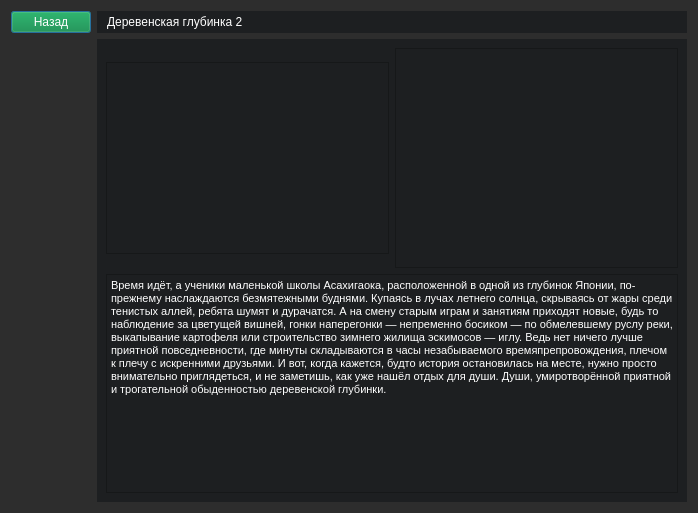
<?xml version="1.0" encoding="UTF-8"?>
<ui version="4.0">
 <class>Dialog</class>
 <widget class="QDialog" name="Dialog">
  <property name="geometry">
   <rect>
    <x>0</x>
    <y>0</y>
    <width>698</width>
    <height>513</height>
   </rect>
  </property>
  <property name="palette">
   <palette>
    <active>
     <colorrole role="WindowText">
      <brush brushstyle="SolidPattern">
       <color alpha="255">
        <red>255</red>
        <green>255</green>
        <blue>255</blue>
       </color>
      </brush>
     </colorrole>
     <colorrole role="Button">
      <brush brushstyle="SolidPattern">
       <color alpha="255">
        <red>45</red>
        <green>45</green>
        <blue>45</blue>
       </color>
      </brush>
     </colorrole>
     <colorrole role="Light">
      <brush brushstyle="SolidPattern">
       <color alpha="255">
        <red>45</red>
        <green>45</green>
        <blue>45</blue>
       </color>
      </brush>
     </colorrole>
     <colorrole role="Midlight">
      <brush brushstyle="SolidPattern">
       <color alpha="255">
        <red>45</red>
        <green>45</green>
        <blue>45</blue>
       </color>
      </brush>
     </colorrole>
     <colorrole role="Dark">
      <brush brushstyle="SolidPattern">
       <color alpha="255">
        <red>45</red>
        <green>45</green>
        <blue>45</blue>
       </color>
      </brush>
     </colorrole>
     <colorrole role="Mid">
      <brush brushstyle="SolidPattern">
       <color alpha="255">
        <red>45</red>
        <green>45</green>
        <blue>45</blue>
       </color>
      </brush>
     </colorrole>
     <colorrole role="Text">
      <brush brushstyle="SolidPattern">
       <color alpha="255">
        <red>255</red>
        <green>255</green>
        <blue>255</blue>
       </color>
      </brush>
     </colorrole>
     <colorrole role="ButtonText">
      <brush brushstyle="SolidPattern">
       <color alpha="255">
        <red>255</red>
        <green>255</green>
        <blue>255</blue>
       </color>
      </brush>
     </colorrole>
     <colorrole role="Base">
      <brush brushstyle="SolidPattern">
       <color alpha="255">
        <red>45</red>
        <green>45</green>
        <blue>45</blue>
       </color>
      </brush>
     </colorrole>
     <colorrole role="Window">
      <brush brushstyle="SolidPattern">
       <color alpha="255">
        <red>45</red>
        <green>45</green>
        <blue>45</blue>
       </color>
      </brush>
     </colorrole>
     <colorrole role="Shadow">
      <brush brushstyle="SolidPattern">
       <color alpha="255">
        <red>45</red>
        <green>45</green>
        <blue>45</blue>
       </color>
      </brush>
     </colorrole>
     <colorrole role="Highlight">
      <brush brushstyle="SolidPattern">
       <color alpha="255">
        <red>0</red>
        <green>133</green>
        <blue>62</blue>
       </color>
      </brush>
     </colorrole>
     <colorrole role="AlternateBase">
      <brush brushstyle="SolidPattern">
       <color alpha="255">
        <red>45</red>
        <green>45</green>
        <blue>45</blue>
       </color>
      </brush>
     </colorrole>
     <colorrole role="ToolTipBase">
      <brush brushstyle="SolidPattern">
       <color alpha="255">
        <red>45</red>
        <green>45</green>
        <blue>45</blue>
       </color>
      </brush>
     </colorrole>
     <colorrole role="ToolTipText">
      <brush brushstyle="SolidPattern">
       <color alpha="255">
        <red>236</red>
        <green>240</green>
        <blue>241</blue>
       </color>
      </brush>
     </colorrole>
     <colorrole role="PlaceholderText">
      <brush brushstyle="SolidPattern">
       <color alpha="128">
        <red>199</red>
        <green>203</green>
        <blue>203</blue>
       </color>
      </brush>
     </colorrole>
    </active>
    <inactive>
     <colorrole role="WindowText">
      <brush brushstyle="SolidPattern">
       <color alpha="255">
        <red>255</red>
        <green>255</green>
        <blue>255</blue>
       </color>
      </brush>
     </colorrole>
     <colorrole role="Button">
      <brush brushstyle="SolidPattern">
       <color alpha="255">
        <red>45</red>
        <green>45</green>
        <blue>45</blue>
       </color>
      </brush>
     </colorrole>
     <colorrole role="Light">
      <brush brushstyle="SolidPattern">
       <color alpha="255">
        <red>45</red>
        <green>45</green>
        <blue>45</blue>
       </color>
      </brush>
     </colorrole>
     <colorrole role="Midlight">
      <brush brushstyle="SolidPattern">
       <color alpha="255">
        <red>45</red>
        <green>45</green>
        <blue>45</blue>
       </color>
      </brush>
     </colorrole>
     <colorrole role="Dark">
      <brush brushstyle="SolidPattern">
       <color alpha="255">
        <red>45</red>
        <green>45</green>
        <blue>45</blue>
       </color>
      </brush>
     </colorrole>
     <colorrole role="Mid">
      <brush brushstyle="SolidPattern">
       <color alpha="255">
        <red>45</red>
        <green>45</green>
        <blue>45</blue>
       </color>
      </brush>
     </colorrole>
     <colorrole role="Text">
      <brush brushstyle="SolidPattern">
       <color alpha="255">
        <red>255</red>
        <green>255</green>
        <blue>255</blue>
       </color>
      </brush>
     </colorrole>
     <colorrole role="ButtonText">
      <brush brushstyle="SolidPattern">
       <color alpha="255">
        <red>255</red>
        <green>255</green>
        <blue>255</blue>
       </color>
      </brush>
     </colorrole>
     <colorrole role="Base">
      <brush brushstyle="SolidPattern">
       <color alpha="255">
        <red>45</red>
        <green>45</green>
        <blue>45</blue>
       </color>
      </brush>
     </colorrole>
     <colorrole role="Window">
      <brush brushstyle="SolidPattern">
       <color alpha="255">
        <red>45</red>
        <green>45</green>
        <blue>45</blue>
       </color>
      </brush>
     </colorrole>
     <colorrole role="Shadow">
      <brush brushstyle="SolidPattern">
       <color alpha="255">
        <red>45</red>
        <green>45</green>
        <blue>45</blue>
       </color>
      </brush>
     </colorrole>
     <colorrole role="Highlight">
      <brush brushstyle="SolidPattern">
       <color alpha="255">
        <red>0</red>
        <green>133</green>
        <blue>62</blue>
       </color>
      </brush>
     </colorrole>
     <colorrole role="AlternateBase">
      <brush brushstyle="SolidPattern">
       <color alpha="255">
        <red>45</red>
        <green>45</green>
        <blue>45</blue>
       </color>
      </brush>
     </colorrole>
     <colorrole role="ToolTipBase">
      <brush brushstyle="SolidPattern">
       <color alpha="255">
        <red>45</red>
        <green>45</green>
        <blue>45</blue>
       </color>
      </brush>
     </colorrole>
     <colorrole role="ToolTipText">
      <brush brushstyle="SolidPattern">
       <color alpha="255">
        <red>236</red>
        <green>240</green>
        <blue>241</blue>
       </color>
      </brush>
     </colorrole>
     <colorrole role="PlaceholderText">
      <brush brushstyle="SolidPattern">
       <color alpha="128">
        <red>199</red>
        <green>203</green>
        <blue>203</blue>
       </color>
      </brush>
     </colorrole>
    </inactive>
    <disabled>
     <colorrole role="WindowText">
      <brush brushstyle="SolidPattern">
       <color alpha="255">
        <red>255</red>
        <green>255</green>
        <blue>255</blue>
       </color>
      </brush>
     </colorrole>
     <colorrole role="Button">
      <brush brushstyle="SolidPattern">
       <color alpha="255">
        <red>45</red>
        <green>45</green>
        <blue>45</blue>
       </color>
      </brush>
     </colorrole>
     <colorrole role="Light">
      <brush brushstyle="SolidPattern">
       <color alpha="255">
        <red>45</red>
        <green>45</green>
        <blue>45</blue>
       </color>
      </brush>
     </colorrole>
     <colorrole role="Midlight">
      <brush brushstyle="SolidPattern">
       <color alpha="255">
        <red>45</red>
        <green>45</green>
        <blue>45</blue>
       </color>
      </brush>
     </colorrole>
     <colorrole role="Dark">
      <brush brushstyle="SolidPattern">
       <color alpha="255">
        <red>45</red>
        <green>45</green>
        <blue>45</blue>
       </color>
      </brush>
     </colorrole>
     <colorrole role="Mid">
      <brush brushstyle="SolidPattern">
       <color alpha="255">
        <red>45</red>
        <green>45</green>
        <blue>45</blue>
       </color>
      </brush>
     </colorrole>
     <colorrole role="Text">
      <brush brushstyle="SolidPattern">
       <color alpha="255">
        <red>255</red>
        <green>255</green>
        <blue>255</blue>
       </color>
      </brush>
     </colorrole>
     <colorrole role="ButtonText">
      <brush brushstyle="SolidPattern">
       <color alpha="255">
        <red>255</red>
        <green>255</green>
        <blue>255</blue>
       </color>
      </brush>
     </colorrole>
     <colorrole role="Base">
      <brush brushstyle="SolidPattern">
       <color alpha="255">
        <red>45</red>
        <green>45</green>
        <blue>45</blue>
       </color>
      </brush>
     </colorrole>
     <colorrole role="Window">
      <brush brushstyle="SolidPattern">
       <color alpha="255">
        <red>45</red>
        <green>45</green>
        <blue>45</blue>
       </color>
      </brush>
     </colorrole>
     <colorrole role="Shadow">
      <brush brushstyle="SolidPattern">
       <color alpha="255">
        <red>45</red>
        <green>45</green>
        <blue>45</blue>
       </color>
      </brush>
     </colorrole>
     <colorrole role="Highlight">
      <brush brushstyle="SolidPattern">
       <color alpha="255">
        <red>0</red>
        <green>120</green>
        <blue>215</blue>
       </color>
      </brush>
     </colorrole>
     <colorrole role="AlternateBase">
      <brush brushstyle="SolidPattern">
       <color alpha="255">
        <red>45</red>
        <green>45</green>
        <blue>45</blue>
       </color>
      </brush>
     </colorrole>
     <colorrole role="ToolTipBase">
      <brush brushstyle="SolidPattern">
       <color alpha="255">
        <red>45</red>
        <green>45</green>
        <blue>45</blue>
       </color>
      </brush>
     </colorrole>
     <colorrole role="ToolTipText">
      <brush brushstyle="SolidPattern">
       <color alpha="255">
        <red>236</red>
        <green>240</green>
        <blue>241</blue>
       </color>
      </brush>
     </colorrole>
     <colorrole role="PlaceholderText">
      <brush brushstyle="SolidPattern">
       <color alpha="128">
        <red>199</red>
        <green>203</green>
        <blue>203</blue>
       </color>
      </brush>
     </colorrole>
    </disabled>
   </palette>
  </property>
  <property name="windowTitle">
   <string>Dialog</string>
  </property>
  <property name="styleSheet">
   <string notr="true">color: rgb(255, 255, 255);
background-color: rgb(45, 45, 45);</string>
  </property>
  <layout class="QGridLayout" name="gridLayout">
   <item row="1" column="1">
    <widget class="QWidget" name="widget_2" native="true">
     <property name="sizePolicy">
      <sizepolicy hsizetype="Minimum" vsizetype="Minimum">
       <horstretch>0</horstretch>
       <verstretch>0</verstretch>
      </sizepolicy>
     </property>
     <property name="styleSheet">
      <string notr="true">background-color: rgb(29, 31, 33);</string>
     </property>
     <layout class="QGridLayout" name="gridLayout_2">
      <item row="0" column="2">
       <widget class="QTextBrowser" name="textBrowser_2"/>
      </item>
      <item row="0" column="1">
       <widget class="QGraphicsView" name="graphicsView">
        <property name="sizePolicy">
         <sizepolicy hsizetype="Expanding" vsizetype="Fixed">
          <horstretch>0</horstretch>
          <verstretch>0</verstretch>
         </sizepolicy>
        </property>
        <property name="layoutDirection">
         <enum>Qt::LeftToRight</enum>
        </property>
       </widget>
      </item>
      <item row="1" column="1" colspan="2">
       <widget class="QTextBrowser" name="textBrowser">
        <property name="html">
         <string>&lt;!DOCTYPE HTML PUBLIC &quot;-//W3C//DTD HTML 4.0//EN&quot; &quot;http://www.w3.org/TR/REC-html40/strict.dtd&quot;&gt;
&lt;html&gt;&lt;head&gt;&lt;meta name=&quot;qrichtext&quot; content=&quot;1&quot; /&gt;&lt;style type=&quot;text/css&quot;&gt;
p, li { white-space: pre-wrap; }
&lt;/style&gt;&lt;/head&gt;&lt;body style=&quot; font-family:'MS Shell Dlg 2'; font-size:7.8pt; font-weight:400; font-style:normal;&quot;&gt;
&lt;p style=&quot; margin-top:0px; margin-bottom:0px; margin-left:0px; margin-right:0px; -qt-block-indent:0; text-indent:0px;&quot;&gt;&lt;span style=&quot; font-size:8pt;&quot;&gt;Время идёт, а ученики маленькой школы Асахигаока, расположенной в одной из глубинок Японии, по-прежнему наслаждаются безмятежными буднями. Купаясь в лучах летнего солнца, скрываясь от жары среди тенистых аллей, ребята шумят и дурачатся. А на смену старым играм и занятиям приходят новые, будь то наблюдение за цветущей вишней, гонки наперегонки — непременно босиком — по обмелевшему руслу реки, выкапывание картофеля или строительство зимнего жилища эскимосов — иглу. Ведь нет ничего лучше приятной повседневности, где минуты складываются в часы незабываемого времяпрепровождения, плечом к плечу с искренними друзьями. И вот, когда кажется, будто история остановилась на месте, нужно просто внимательно приглядеться, и не заметишь, как уже нашёл отдых для души. Души, умиротворённой приятной и трогательной обыденностью деревенской глубинки.&lt;/span&gt;&lt;/p&gt;&lt;/body&gt;&lt;/html&gt;</string>
        </property>
       </widget>
      </item>
     </layout>
    </widget>
   </item>
   <item row="0" column="0">
    <widget class="QPushButton" name="btn_main">
     <property name="sizePolicy">
      <sizepolicy hsizetype="Fixed" vsizetype="Maximum">
       <horstretch>0</horstretch>
       <verstretch>0</verstretch>
      </sizepolicy>
     </property>
     <property name="styleSheet">
      <string notr="true">background-color: rgb(0, 133, 52);
color: rgb(255, 255, 255);</string>
     </property>
     <property name="text">
      <string>Назад</string>
     </property>
    </widget>
   </item>
   <item row="0" column="1">
    <widget class="QWidget" name="widget" native="true">
     <property name="styleSheet">
      <string notr="true">background-color: rgb(29, 31, 33);</string>
     </property>
     <widget class="QLabel" name="label">
      <property name="geometry">
       <rect>
        <x>10</x>
        <y>0</y>
        <width>561</width>
        <height>21</height>
       </rect>
      </property>
      <property name="text">
       <string>Деревенская глубинка 2 </string>
      </property>
     </widget>
    </widget>
   </item>
  </layout>
 </widget>
 <resources/>
 <connections/>
</ui>
